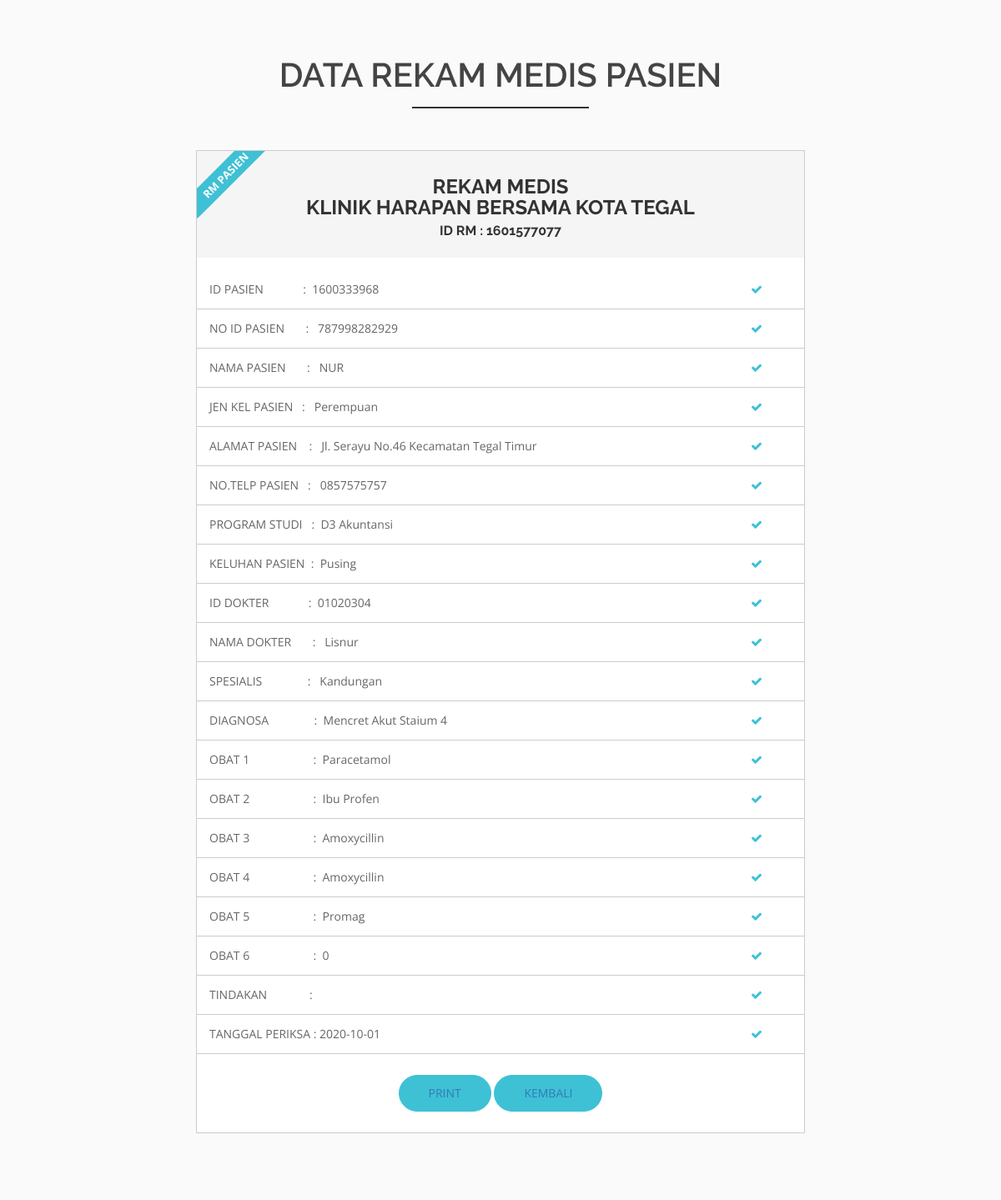
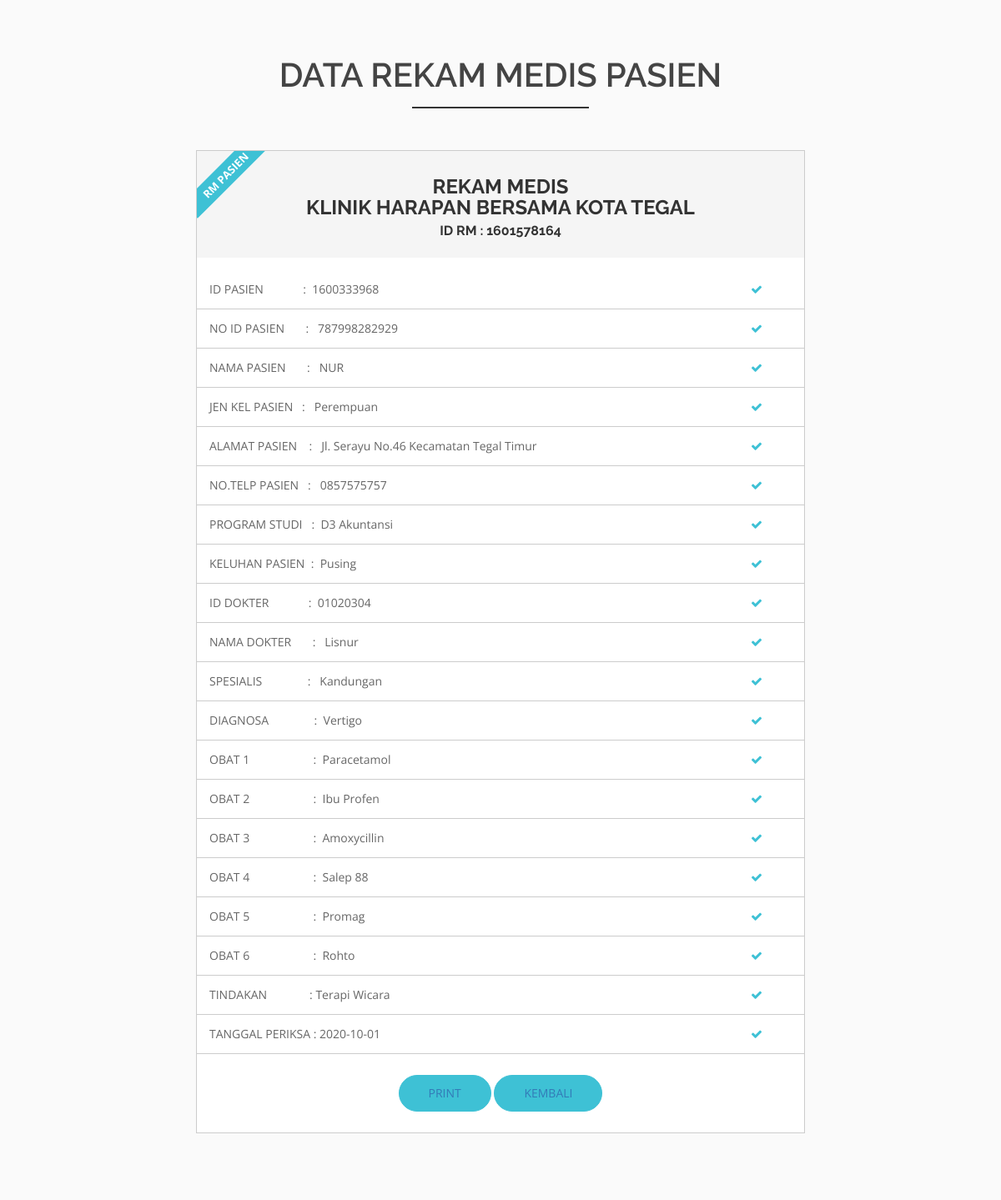
Screenshot of /admin/detail.php?tp=1600333968 with the database file from the repository (2 pictures, top to bottom).
### tables this page shows
CREATE TABLE `tb_rekammedis` (
  `id_rm` varchar(50) NOT NULL,
  `id_pasien` varchar(50) NOT NULL,
  `keluhan` text NOT NULL,
  `id_dokter` varchar(50) NOT NULL,
  `diagnosa` text NOT NULL,
  `id_poliklinik` varchar(50) NOT NULL,
  `riwayat` varchar(70) NOT NULL,
  `obat1` varchar(50) NOT NULL,
  `obat2` varchar(50) NOT NULL,
  `obat3` varchar(50) NOT NULL,
  `obat4` varchar(50) NOT NULL,
  `obat5` varchar(50) NOT NULL,
  `obat6` varchar(50) NOT NULL,
  `tindakan` varchar(70) NOT NULL,
  `tgl_periksa` date NOT NULL
);

CREATE TABLE `tb_pasien` (
  `id_pasien` varchar(50) NOT NULL,
  `nomor_identitas` varchar(30) NOT NULL,
  `nama` varchar(50) NOT NULL,
  `jk` varchar(10) NOT NULL,
  `alamat` varchar(100) NOT NULL,
  `no_telp` varchar(30) NOT NULL,
  `ps` varchar(30) NOT NULL,
  `tgl_lhr` date NOT NULL
);

CREATE TABLE `tb_dokter` (
  `id_dokter` varchar(30) NOT NULL,
  `nama_dokter` varchar(80) NOT NULL,
  `spesialis` varchar(15) NOT NULL,
  `alamat` text NOT NULL,
  `no_telp` varchar(20) NOT NULL
);

CREATE TABLE `tb_obat` (
  `id_obat` varchar(50) NOT NULL,
  `nama_obat` varchar(70) NOT NULL,
  `keterangan_obat` text NOT NULL,
  `stok` int(50) NOT NULL,
  `exp` date NOT NULL
);

### admin/detail.php (the view, shortened to what this page needs)
<!DOCTYPE html>
<html>
<head>
	<link  	rel="stylesheet" type="text/css" href="lib/css/csstables/dataTables.bootstrap4.min.css" >
	<link 	rel="stylesheet" type="text/css" href="lib/css/csstables/bootstrap.css" >
	<link rel="stylesheet" href="css/AdminLTE.min.css">
	 <link href="lib/css/freelancer.min.css" rel="stylesheet">
	 <link href="lib/vendor/fontawesome-free/css/all.min.css" rel="stylesheet" type="text/css">
  	<link href="lib/bootstrap/css/bootstrap.min.css" rel="stylesheet">
  	<link href="lib/nivo-slider/css/nivo-slider.css" rel="stylesheet">
  	<link href="lib/owlcarousel/owl.carousel.css" rel="stylesheet">
  	<link href="lib/owlcarousel/owl.transitions.css" rel="stylesheet">
  	<link href="lib/font-awesome/css/font-awesome.min.css" rel="stylesheet">
  	<link href="lib/animate/animate.min.css" rel="stylesheet">
 	 <link href="lib/venobox/venobox.css" rel="stylesheet">
  	<link href="lib/css/style.css" rel="stylesheet">
 	 <link href="lib/css/responsive.css" rel="stylesheet">
 	 <link href="lib/css/font-awesome.css" rel="stylesheet">
</head>
<body id="page-top">
<?php
include"config.php";
$table = "tb_rekammedis";?>
<?php
	$ambil 	= $_GET['tp'];
    $sql= "SELECT * FROM tb_rekammedis WHERE id_pasien = $ambil
    /* INNER JOIN tb_dokter ON tb_rekammedis.id_dokter = tb_dokter.id_dokter
    INNER JOIN tb_pasien ON tb_rekammedis.id_pasien = tb_pasien.id_pasien
    INNER JOIN tb_poliklinik ON tb_rekammedis.id_poliklinik = tb_poliklinik.id_poliklinik
    WHERE id_pasien = $ambil*/ ";
	$query 	= mysqli_query($koneksi, $sql);
	while($data = mysqli_fetch_array($query)){
		?>
  <div id="pricing" class="pricing-area area-padding" align="center">
    <div class="container">
      <div class="row">
        <div class="col-md-12 col-sm-1 col-xs-12">
          <div class="section-headline text-center">
            <h2>DATA REKAM MEDIS PASIEN</h2>
          </div>
        </div>
      </div>
      <div class="row">
    <div class="col-md-2 col-sm-6 col-xs-4">
    </div>
        <div class="col-md-8 col-sm-6 col-xs-4">
          <div class="pri_table_list active">
            <span class="saleon">RM PASIEN</span>
            <h3>REKAM MEDIS<br/> KLINIK HARAPAN BERSAMA KOTA TEGAL <br/> <span><?php echo "ID RM : ". $data['id_rm']; ?></span></h3>
          <ol>
              <li class="check">ID PASIEN &nbsp;&nbsp; &nbsp; &nbsp; &nbsp;&nbsp; &nbsp; : &nbsp;<?php echo $data['id_pasien']; ?></li>
              <li class="check">NO ID PASIEN &nbsp;&nbsp; &nbsp;&nbsp; : &nbsp;
              <?php $pas = $data['id_pasien'];
              $sqlDok = "SELECT tb_pasien.nomor_identitas FROM tb_pasien WHERE id_pasien=$pas";
              $queryDok = mysqli_query($koneksi, $sqlDok); ?>
              <?php while($dataDok = mysqli_fetch_assoc($queryDok)){ ?>
              <?php echo $dataDok['nomor_identitas'];
              } ?>
              </li>
              <li class="check">NAMA PASIEN &nbsp;&nbsp; &nbsp;&nbsp; : &nbsp;
              <?php $pas = $data['id_pasien'];
              $sqlDok = "SELECT tb_pasien.nama FROM tb_pasien WHERE id_pasien=$pas";
              $queryDok = mysqli_query($koneksi, $sqlDok); ?>
              <?php while($dataDok = mysqli_fetch_assoc($queryDok)){ ?>
              <?php echo $dataDok['nama'];
              } ?>
              </li>
              <li class="check">JEN KEL PASIEN &nbsp; : &nbsp;
              <?php $pas = $data['id_pasien'];
              $sqlDok = "SELECT tb_pasien.jk FROM tb_pasien WHERE id_pasien=$pas";
              $queryDok = mysqli_query($koneksi, $sqlDok); ?>
              <?php while($dataDok = mysqli_fetch_assoc($queryDok)){ ?>
              <?php echo $dataDok['jk'];
              } ?>
              </li>
              <li class="check">ALAMAT PASIEN &nbsp;&nbsp; : &nbsp;
              <?php $pas = $data['id_pasien'];
              $sqlDok = "SELECT tb_pasien.alamat FROM tb_pasien WHERE id_pasien=$pas";
              $queryDok = mysqli_query($koneksi, $sqlDok); ?>
              <?php while($dataDok = mysqli_fetch_assoc($queryDok)){ ?>
              <?php echo $dataDok['alamat'];
              } ?>
             </li>
              <li class="check">NO.TELP PASIEN&nbsp;&nbsp; : &nbsp;
              <?php $pas = $data['id_pasien'];
              $sqlDok = "SELECT tb_pasien.no_telp FROM tb_pasien WHERE id_pasien=$pas";
              $queryDok = mysqli_query($koneksi, $sqlDok); ?>
              <?php while($dataDok = mysqli_fetch_assoc($queryDok)){ ?>
              <?php echo $dataDok['no_telp'];
              } ?>
              </li>
              <li class="check">PROGRAM STUDI  &nbsp;  :&nbsp;
              <?php $pas = $data['id_pasien'];
              $sqlDok = "SELECT tb_pasien.ps FROM tb_pasien WHERE id_pasien=$pas";
              $queryDok = mysqli_query($koneksi, $sqlDok); ?>
              <?php while($dataDok = mysqli_fetch_assoc($queryDok)){ ?>
              <?php echo $dataDok['ps'];
              } ?>
              </li>
              <li class="check">KELUHAN PASIEN&nbsp; :&nbsp; <?php echo $data['keluhan']; ?>	</li>
              <li class="check">ID DOKTER &nbsp; &nbsp; &nbsp;&nbsp; &nbsp; &nbsp;&nbsp; : &nbsp;<?php echo $data['id_dokter'];
              ?>
              </li>
              <li class="check">NAMA DOKTER &nbsp;&nbsp; &nbsp;&nbsp; : &nbsp;
              <?php $dok = $data['id_dokter'];
              $sqlDok = "SELECT tb_dokter.nama_dokter FROM tb_dokter WHERE id_dokter='$dok'";
              $queryDok = mysqli_query($koneksi, $sqlDok); ?>
              <?php while($dataDok = mysqli_fetch_assoc($queryDok)){ ?>
              <?php echo $dataDok['nama_dokter'];
              } ?>
              </li>
              <li class="check">SPESIALIS &nbsp;&nbsp; &nbsp; &nbsp; &nbsp; &nbsp; &nbsp;&nbsp; : &nbsp;
              <?php $dok = $data['id_dokter'];
              $sqlDok = "SELECT tb_dokter.spesialis FROM tb_dokter WHERE id_dokter='$dok'";
              $queryDok = mysqli_query($koneksi, $sqlDok); ?>
              <?php while($dataDok = mysqli_fetch_assoc($queryDok)){ ?>
              <?php echo $dataDok['spesialis'];
              } ?>
              </li>
              <li class="check">DIAGNOSA  &nbsp; &nbsp; &nbsp; &nbsp; &nbsp; &nbsp; &nbsp; :&nbsp; 		<?php echo $data['diagnosa']; ?></li>
              <li class="check">OBAT 1 &nbsp; &nbsp; &nbsp; &nbsp; &nbsp; &nbsp; &nbsp; &nbsp; &nbsp; &nbsp; :&nbsp;
              <?php $dok = $data['obat1'];
              $sqlDok = "SELECT tb_obat.nama_obat FROM tb_obat WHERE id_obat=$dok";
              $queryDok = mysqli_query($koneksi, $sqlDok); ?>
              <?php while($dataDok = mysqli_fetch_assoc($queryDok)){ ?>
              <?php echo $dataDok['nama_obat'];
              } ?>
              </li>
              <li class="check">OBAT 2 &nbsp; &nbsp; &nbsp; &nbsp; &nbsp; &nbsp; &nbsp; &nbsp; &nbsp; &nbsp; :&nbsp;
              <?php $dok = $data['obat2'];
              $sqlDok = "SELECT tb_obat.nama_obat FROM tb_obat WHERE id_obat=$dok";
              $queryDok = mysqli_query($koneksi, $sqlDok); ?>
              <?php while($dataDok = mysqli_fetch_assoc($queryDok)){ ?>
              <?php echo $dataDok['nama_obat'];
              } ?>
              </li>
              <li class="check">OBAT 3  &nbsp; &nbsp; &nbsp; &nbsp; &nbsp; &nbsp; &nbsp; &nbsp; &nbsp; &nbsp; :&nbsp;
              <?php $dok = $data['obat3'];
              $sqlDok = "SELECT tb_obat.nama_obat FROM tb_obat WHERE id_obat=$dok";
              $queryDok = mysqli_query($koneksi, $sqlDok); ?>
              <?php while($dataDok = mysqli_fetch_assoc($queryDok)){ ?>
              <?php echo $dataDok['nama_obat'];
              } ?>
              </li>
              <li class="check">OBAT 4  &nbsp; &nbsp; &nbsp; &nbsp; &nbsp; &nbsp; &nbsp; &nbsp; &nbsp; &nbsp; :&nbsp;
              <?php $dok = $data['obat4'];
              $sqlDok = "SELECT tb_obat.nama_obat FROM tb_obat WHERE id_obat=$dok";
              $queryDok = mysqli_query($koneksi, $sqlDok); ?>
              <?php while($dataDok = mysqli_fetch_assoc($queryDok)){ ?>
              <?php echo $dataDok['nama_obat'];
              } ?>
              </li>
              <li class="check">OBAT 5  &nbsp; &nbsp; &nbsp; &nbsp; &nbsp; &nbsp; &nbsp; &nbsp; &nbsp; &nbsp; :&nbsp;
              <?php $dok = $data['obat5'];
              $sqlDok = "SELECT tb_obat.nama_obat FROM tb_obat WHERE id_obat=$dok";
              $queryDok = mysqli_query($koneksi, $sqlDok); ?>
              <?php while($dataDok = mysqli_fetch_assoc($queryDok)){ ?>
              <?php echo $dataDok['nama_obat'];
              } ?>
              </li>
              <li class="check">OBAT 6 &nbsp; &nbsp; &nbsp; &nbsp; &nbsp; &nbsp; &nbsp; &nbsp; &nbsp; &nbsp; :&nbsp;
              <?php $dok = $data['obat6'];
              $sqlDok = "SELECT tb_obat.nama_obat FROM tb_obat WHERE id_obat=$dok";
              $queryDok = mysqli_query($koneksi, $sqlDok); ?>
              <?php while($dataDok = mysqli_fetch_assoc($queryDok)){ ?>
              <?php echo $dataDok['nama_obat'];
              } ?>
              </li>
              <li class="check">TINDAKAN &nbsp; &nbsp; &nbsp; &nbsp; &nbsp; &nbsp; &nbsp;:&nbsp;<?php echo $data['tindakan'];  ?> </li>
              <li class="check">TANGGAL PERIKSA&nbsp;:&nbsp;<?php echo $data['tgl_periksa'];  ?>	</li>
             </ol>
            <button><a href="cetakpdf.php?&tp=<?php echo $data['id_rm']; ?> ">PRINT</button></a>
            <button><a href="rekammedis.php">KEMBALI</button></a>
          </div>
        </div>
        </div>
    </div>
  </div>
<?php
	}
?>
</body>
</html>

### rows the page displays
tb_rekammedis: id_rm "1601577077", id_pasien "1600333968", keluhan "Pusing", id_dokter "01020304", diagnosa "Mencret Akut Staium 4", tgl_periksa "2020-10-01"
tb_pasien: nomor_identitas "787998282929", nama "NUR", jk "Perempuan", alamat "Jl. Serayu No.46 Kecamatan Tegal Timur", no_telp "0857575757", ps "D3 Akuntansi"
tb_dokter: nama_dokter "Lisnur", spesialis "Kandungan"
tb_obat: nama_obat "Paracetamol"
tb_obat: nama_obat "Ibu Profen"
tb_obat: nama_obat "Amoxycillin"
tb_obat: nama_obat "Promag"
tb_obat: nama_obat "0"
tb_rekammedis: id_rm "1601578164", id_pasien "1600333968", keluhan "Pusing", id_dokter "01020304", diagnosa "Vertigo", tindakan "Terapi Wicara", tgl_periksa "2020-10-01"
tb_obat: nama_obat "Salep 88"
tb_obat: nama_obat "Rohto"
